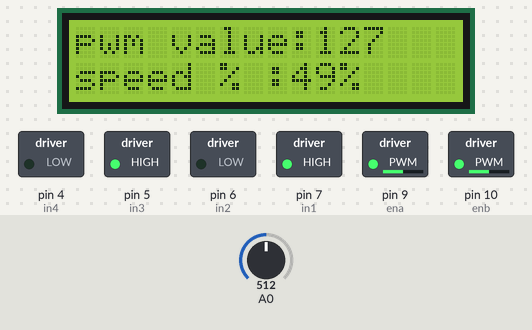
Bench run of a sketch on a simulated Arduino Uno, built with avr-gcc and run on an emulated ATmega328P. Shown: 16×2 character LCD, switched loads named in the sketch (green lamp = pin HIGH). The inputs (shaded band) are chosen by the test bench; at power-on: A0 = 512. What the sketch prints to the serial monitor is not drawn.

Above: at 1.2 s.
1.3 s: A0 set to 716
At 2.4 s:
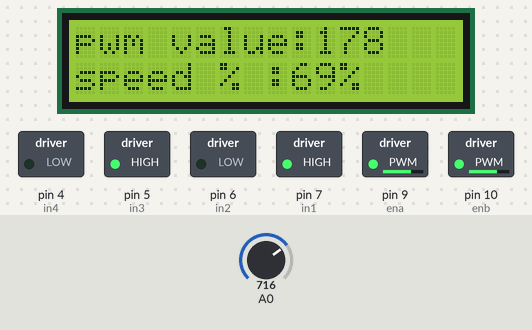
5.4 s: A0 set to 900
At 7.0 s:
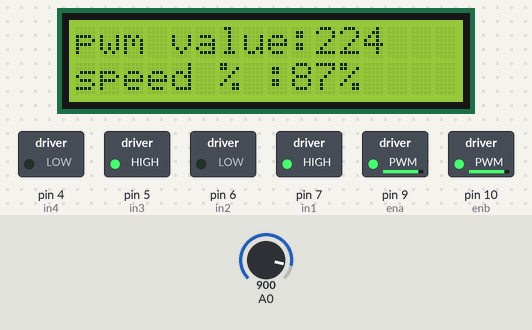
9.5 s: A0 set to 122
At 10.8 s:
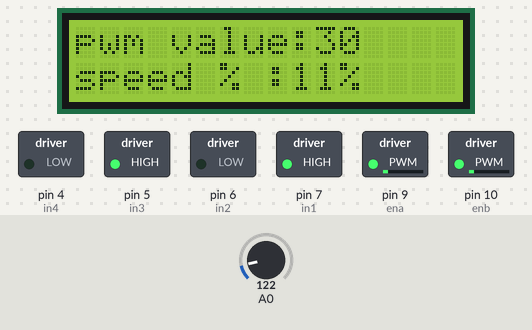
13.6 s: A0 set to 0
At 15.2 s:
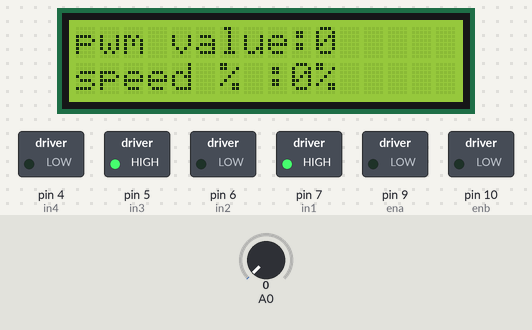
17.7 s: A0 set to 511
At 19.3 s:
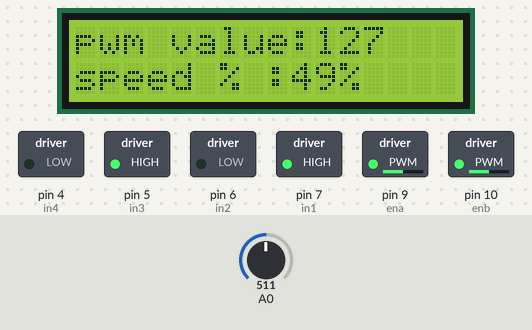
Timing chart, 0 to 20.8 s (numbered marks = the images above; inputs shaded):
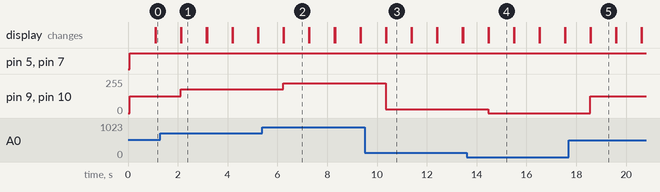

The sketch:

ques2.ino
```cpp
//To control speed of motor using potentiometer and displaying it using lcd.
#include <LiquidCrystal_I2C.h>

LiquidCrystal_I2C lcd(0x23,16,2);

int ena =9;
int in1 = 7;
int in2 = 6;
int tv=0;
int enb = 10;
int in3= 5;
int in4= 4;
void setup(){
  lcd.init();
  lcd.backlight();


  pinMode(ena,OUTPUT);
  pinMode(in1,OUTPUT);
  pinMode(in2,OUTPUT);
  pinMode(enb,OUTPUT);
  pinMode(in3,OUTPUT);
  pinMode(in4,OUTPUT);
  pinMode(A0,INPUT);
  Serial.begin(9600);

}
void loop(){


  int pv = analogRead(A0);

  int mpv = map(pv,0,1023,0,255);
  analogWrite(ena,mpv);
  analogWrite(enb,mpv);
  digitalWrite(in1,HIGH);
  digitalWrite(in2,LOW);
  digitalWrite(in3,HIGH);
  digitalWrite(in4,LOW);
  Serial.println(mpv);

  lcd.setCursor(0,0);
  lcd.print("pwm value:");
  lcd.print(mpv);

  int p = map(mpv,0,255,0,100);
  lcd.setCursor(0,1);
  lcd.print("speed % :");
  lcd.print(p);
  lcd.print("%");

  delay(1000);
  lcd.clear();
}
```

Measured:
- after the input at 1.3 s, pin 9 (ena), pin 10 (enb): 127/255 → 178/255 after 0.82 s; the display: first differs from a run without the input after 0.85 s (image 1)
- after the input at 5.4 s, pin 9 (ena), pin 10 (enb): 178/255 → 224/255 after 0.83 s; the display: first differs from a run without the input after 0.86 s (image 2)
- after the input at 9.5 s, pin 9 (ena), pin 10 (enb): 224/255 → 30/255 after 0.85 s; the display: first differs from a run without the input after 0.87 s (image 3)
- after the input at 13.6 s, pin 9 (ena), pin 10 (enb): 30/255 → 0/255 after 0.86 s; the display: first differs from a run without the input after 0.88 s (image 4)
- after the input at 17.7 s, pin 9 (ena), pin 10 (enb): 0/255 → 127/255 after 0.86 s; the display: first differs from a run without the input after 0.88 s (image 5)
- what the display in image 1 shows lasts 1.0 s, from 2.1 s to 3.1 s
